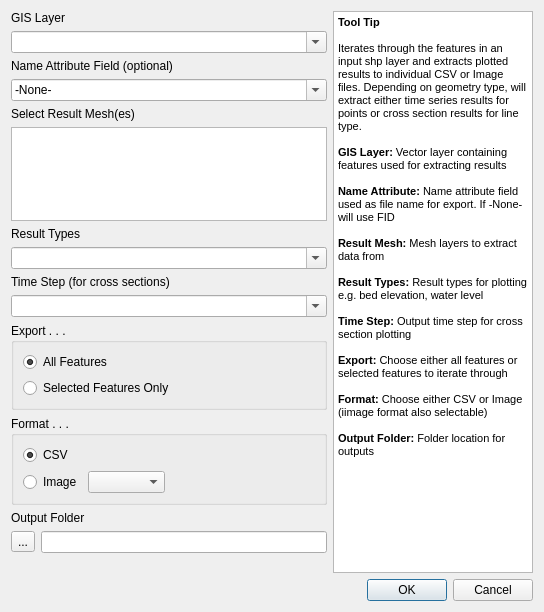
<?xml version="1.0" encoding="UTF-8"?>
<ui version="4.0">
 <class>BatchPlotExport</class>
 <widget class="QDialog" name="BatchPlotExport">
  <property name="geometry">
   <rect>
    <x>0</x>
    <y>0</y>
    <width>544</width>
    <height>612</height>
   </rect>
  </property>
  <property name="windowTitle">
   <string>Batch Plot and Export Features</string>
  </property>
  <layout class="QVBoxLayout" name="verticalLayout_2">
   <item>
    <layout class="QGridLayout" name="gridLayout" rowstretch="1,0,0,0,0,0,0,0,0,0,0,0,0,0,0,0,0,0">
     <item row="2" column="0" colspan="2">
      <widget class="QLabel" name="label_6">
       <property name="text">
        <string>Name Attribute Field (optional)</string>
       </property>
      </widget>
     </item>
     <item row="10" column="0" colspan="2">
      <widget class="QGroupBox" name="groupBox">
       <property name="title">
        <string>Export . . .</string>
       </property>
       <layout class="QVBoxLayout" name="verticalLayout">
        <item>
         <widget class="QRadioButton" name="rbAllFeatures">
          <property name="text">
           <string>All Features</string>
          </property>
          <property name="checked">
           <bool>true</bool>
          </property>
         </widget>
        </item>
        <item>
         <widget class="QRadioButton" name="rbSelectedFeatures">
          <property name="text">
           <string>Selected Features Only</string>
          </property>
         </widget>
        </item>
       </layout>
      </widget>
     </item>
     <item row="15" column="0" colspan="2">
      <spacer name="verticalSpacer">
       <property name="orientation">
        <enum>Qt::Vertical</enum>
       </property>
       <property name="sizeType">
        <enum>QSizePolicy::MinimumExpanding</enum>
       </property>
       <property name="sizeHint" stdset="0">
        <size>
         <width>20</width>
         <height>20</height>
        </size>
       </property>
      </spacer>
     </item>
     <item row="16" column="0" colspan="3">
      <widget class="QDialogButtonBox" name="buttonBox">
       <property name="orientation">
        <enum>Qt::Horizontal</enum>
       </property>
       <property name="standardButtons">
        <set>QDialogButtonBox::Cancel|QDialogButtonBox::Ok</set>
       </property>
      </widget>
     </item>
     <item row="13" column="0" rowspan="2">
      <widget class="QToolButton" name="btnBrowse">
       <property name="toolTip">
        <string>Browse</string>
       </property>
       <property name="text">
        <string>...</string>
       </property>
      </widget>
     </item>
     <item row="11" column="0" colspan="2">
      <widget class="QGroupBox" name="groupBox_2">
       <property name="title">
        <string>Format . . .</string>
       </property>
       <layout class="QGridLayout" name="gridLayout_2" columnstretch="1,10,0">
        <item row="0" column="0" colspan="2">
         <widget class="QRadioButton" name="rbCSV">
          <property name="text">
           <string>CSV</string>
          </property>
          <property name="checked">
           <bool>true</bool>
          </property>
         </widget>
        </item>
        <item row="1" column="0">
         <widget class="QRadioButton" name="rbImage">
          <property name="text">
           <string>Image</string>
          </property>
         </widget>
        </item>
        <item row="1" column="1">
         <widget class="QComboBox" name="cbImageFormat"/>
        </item>
        <item row="1" column="2">
         <spacer name="horizontalSpacer">
          <property name="orientation">
           <enum>Qt::Horizontal</enum>
          </property>
          <property name="sizeHint" stdset="0">
           <size>
            <width>150</width>
            <height>20</height>
           </size>
          </property>
         </spacer>
        </item>
       </layout>
      </widget>
     </item>
     <item row="6" column="0" colspan="2">
      <widget class="QLabel" name="label_2">
       <property name="text">
        <string>Result Types</string>
       </property>
      </widget>
     </item>
     <item row="3" column="0" colspan="2">
      <widget class="QComboBox" name="cbNameAttribute">
       <property name="editable">
        <bool>true</bool>
       </property>
       <item>
        <property name="text">
         <string>-None-</string>
        </property>
       </item>
      </widget>
     </item>
     <item row="13" column="1" rowspan="2">
      <widget class="QLineEdit" name="outputFolder"/>
     </item>
     <item row="4" column="0" colspan="2">
      <widget class="QLabel" name="label_5">
       <property name="text">
        <string>Select Result Mesh(es)</string>
       </property>
      </widget>
     </item>
     <item row="8" column="0" colspan="2">
      <widget class="QLabel" name="label_4">
       <property name="text">
        <string>Time Step (for cross sections)</string>
       </property>
      </widget>
     </item>
     <item row="12" column="0" colspan="2">
      <widget class="QLabel" name="label_3">
       <property name="text">
        <string>Output Folder</string>
       </property>
      </widget>
     </item>
     <item row="0" column="2" rowspan="16">
      <widget class="QTextBrowser" name="textBrowser">
       <property name="minimumSize">
        <size>
         <width>200</width>
         <height>0</height>
        </size>
       </property>
       <property name="maximumSize">
        <size>
         <width>200</width>
         <height>16777215</height>
        </size>
       </property>
       <property name="html">
        <string>&lt;!DOCTYPE HTML PUBLIC &quot;-//W3C//DTD HTML 4.0//EN&quot; &quot;http://www.w3.org/TR/REC-html40/strict.dtd&quot;&gt;
&lt;html&gt;&lt;head&gt;&lt;meta name=&quot;qrichtext&quot; content=&quot;1&quot; /&gt;&lt;style type=&quot;text/css&quot;&gt;
p, li { white-space: pre-wrap; }
&lt;/style&gt;&lt;/head&gt;&lt;body style=&quot; font-family:'MS Shell Dlg 2'; font-size:8.25pt; font-weight:400; font-style:normal;&quot;&gt;
&lt;p style=&quot; margin-top:0px; margin-bottom:0px; margin-left:0px; margin-right:0px; -qt-block-indent:0; text-indent:0px;&quot;&gt;&lt;span style=&quot; font-weight:600;&quot;&gt;Tool Tip&lt;/span&gt;&lt;/p&gt;
&lt;p style=&quot;-qt-paragraph-type:empty; margin-top:0px; margin-bottom:0px; margin-left:0px; margin-right:0px; -qt-block-indent:0; text-indent:0px; font-weight:600;&quot;&gt;&lt;br /&gt;&lt;/p&gt;
&lt;p style=&quot; margin-top:0px; margin-bottom:0px; margin-left:0px; margin-right:0px; -qt-block-indent:0; text-indent:0px;&quot;&gt;Iterates through the features in an input shp layer and extracts plotted results to individual CSV or Image files. Depending on geometry type, will extract either time series results for points or cross section results for line type.&lt;/p&gt;
&lt;p style=&quot;-qt-paragraph-type:empty; margin-top:0px; margin-bottom:0px; margin-left:0px; margin-right:0px; -qt-block-indent:0; text-indent:0px;&quot;&gt;&lt;br /&gt;&lt;/p&gt;
&lt;p style=&quot; margin-top:0px; margin-bottom:0px; margin-left:0px; margin-right:0px; -qt-block-indent:0; text-indent:0px;&quot;&gt;&lt;span style=&quot; font-weight:600;&quot;&gt;GIS Layer: &lt;/span&gt;Vector layer containing features used for extracting results&lt;/p&gt;
&lt;p style=&quot;-qt-paragraph-type:empty; margin-top:0px; margin-bottom:0px; margin-left:0px; margin-right:0px; -qt-block-indent:0; text-indent:0px;&quot;&gt;&lt;br /&gt;&lt;/p&gt;
&lt;p style=&quot; margin-top:0px; margin-bottom:0px; margin-left:0px; margin-right:0px; -qt-block-indent:0; text-indent:0px;&quot;&gt;&lt;span style=&quot; font-weight:600;&quot;&gt;Name Attribute:&lt;/span&gt; Name attribute field used as file name for export. If -None- will use FID&lt;/p&gt;
&lt;p style=&quot;-qt-paragraph-type:empty; margin-top:0px; margin-bottom:0px; margin-left:0px; margin-right:0px; -qt-block-indent:0; text-indent:0px;&quot;&gt;&lt;br /&gt;&lt;/p&gt;
&lt;p style=&quot; margin-top:0px; margin-bottom:0px; margin-left:0px; margin-right:0px; -qt-block-indent:0; text-indent:0px;&quot;&gt;&lt;span style=&quot; font-weight:600;&quot;&gt;Result Mesh: &lt;/span&gt;Mesh layers to extract data from&lt;/p&gt;
&lt;p style=&quot;-qt-paragraph-type:empty; margin-top:0px; margin-bottom:0px; margin-left:0px; margin-right:0px; -qt-block-indent:0; text-indent:0px;&quot;&gt;&lt;br /&gt;&lt;/p&gt;
&lt;p style=&quot; margin-top:0px; margin-bottom:0px; margin-left:0px; margin-right:0px; -qt-block-indent:0; text-indent:0px;&quot;&gt;&lt;span style=&quot; font-weight:600;&quot;&gt;Result Types: &lt;/span&gt;Result types for plotting e.g. bed elevation, water level&lt;/p&gt;
&lt;p style=&quot;-qt-paragraph-type:empty; margin-top:0px; margin-bottom:0px; margin-left:0px; margin-right:0px; -qt-block-indent:0; text-indent:0px;&quot;&gt;&lt;br /&gt;&lt;/p&gt;
&lt;p style=&quot; margin-top:0px; margin-bottom:0px; margin-left:0px; margin-right:0px; -qt-block-indent:0; text-indent:0px;&quot;&gt;&lt;span style=&quot; font-weight:600;&quot;&gt;Time Step: &lt;/span&gt;Output time step for cross section plotting&lt;/p&gt;
&lt;p style=&quot;-qt-paragraph-type:empty; margin-top:0px; margin-bottom:0px; margin-left:0px; margin-right:0px; -qt-block-indent:0; text-indent:0px;&quot;&gt;&lt;br /&gt;&lt;/p&gt;
&lt;p style=&quot; margin-top:0px; margin-bottom:0px; margin-left:0px; margin-right:0px; -qt-block-indent:0; text-indent:0px;&quot;&gt;&lt;span style=&quot; font-weight:600;&quot;&gt;Export: &lt;/span&gt;Choose either all features or selected features to iterate through&lt;/p&gt;
&lt;p style=&quot;-qt-paragraph-type:empty; margin-top:0px; margin-bottom:0px; margin-left:0px; margin-right:0px; -qt-block-indent:0; text-indent:0px;&quot;&gt;&lt;br /&gt;&lt;/p&gt;
&lt;p style=&quot; margin-top:0px; margin-bottom:0px; margin-left:0px; margin-right:0px; -qt-block-indent:0; text-indent:0px;&quot;&gt;&lt;span style=&quot; font-weight:600;&quot;&gt;Format: &lt;/span&gt;Choose either CSV or Image (iimage format also selectable)&lt;/p&gt;
&lt;p style=&quot;-qt-paragraph-type:empty; margin-top:0px; margin-bottom:0px; margin-left:0px; margin-right:0px; -qt-block-indent:0; text-indent:0px;&quot;&gt;&lt;br /&gt;&lt;/p&gt;
&lt;p style=&quot; margin-top:0px; margin-bottom:0px; margin-left:0px; margin-right:0px; -qt-block-indent:0; text-indent:0px;&quot;&gt;&lt;span style=&quot; font-weight:600;&quot;&gt;Output Folder:&lt;/span&gt; Folder location for outputs&lt;/p&gt;&lt;/body&gt;&lt;/html&gt;</string>
       </property>
      </widget>
     </item>
     <item row="9" column="0" colspan="2">
      <widget class="QComboBox" name="cbTimesteps">
       <property name="editable">
        <bool>true</bool>
       </property>
      </widget>
     </item>
     <item row="1" column="0" colspan="2">
      <widget class="QComboBox" name="cbGISLayer">
       <property name="editable">
        <bool>true</bool>
       </property>
      </widget>
     </item>
     <item row="0" column="0" colspan="2">
      <widget class="QLabel" name="label">
       <property name="text">
        <string>GIS Layer</string>
       </property>
      </widget>
     </item>
     <item row="5" column="0" colspan="2">
      <widget class="QListWidget" name="lwResultMesh">
       <property name="selectionMode">
        <enum>QAbstractItemView::ExtendedSelection</enum>
       </property>
      </widget>
     </item>
     <item row="7" column="0" colspan="2">
      <widget class="TableCheckableComboBox" name="mcbResultTypes">
       <property name="minimumSize">
        <size>
         <width>125</width>
         <height>0</height>
        </size>
       </property>
       <property name="editable">
        <bool>true</bool>
       </property>
      </widget>
     </item>
     <item row="17" column="0">
      <spacer name="verticalSpacer_2">
       <property name="orientation">
        <enum>Qt::Vertical</enum>
       </property>
       <property name="sizeHint" stdset="0">
        <size>
         <width>20</width>
         <height>40</height>
        </size>
       </property>
      </spacer>
     </item>
    </layout>
   </item>
  </layout>
 </widget>
 <customwidgets>
  <customwidget>
   <class>TableCheckableComboBox</class>
   <extends>QComboBox</extends>
   <header>tuflow.DataTable</header>
  </customwidget>
 </customwidgets>
 <resources/>
 <connections/>
</ui>
